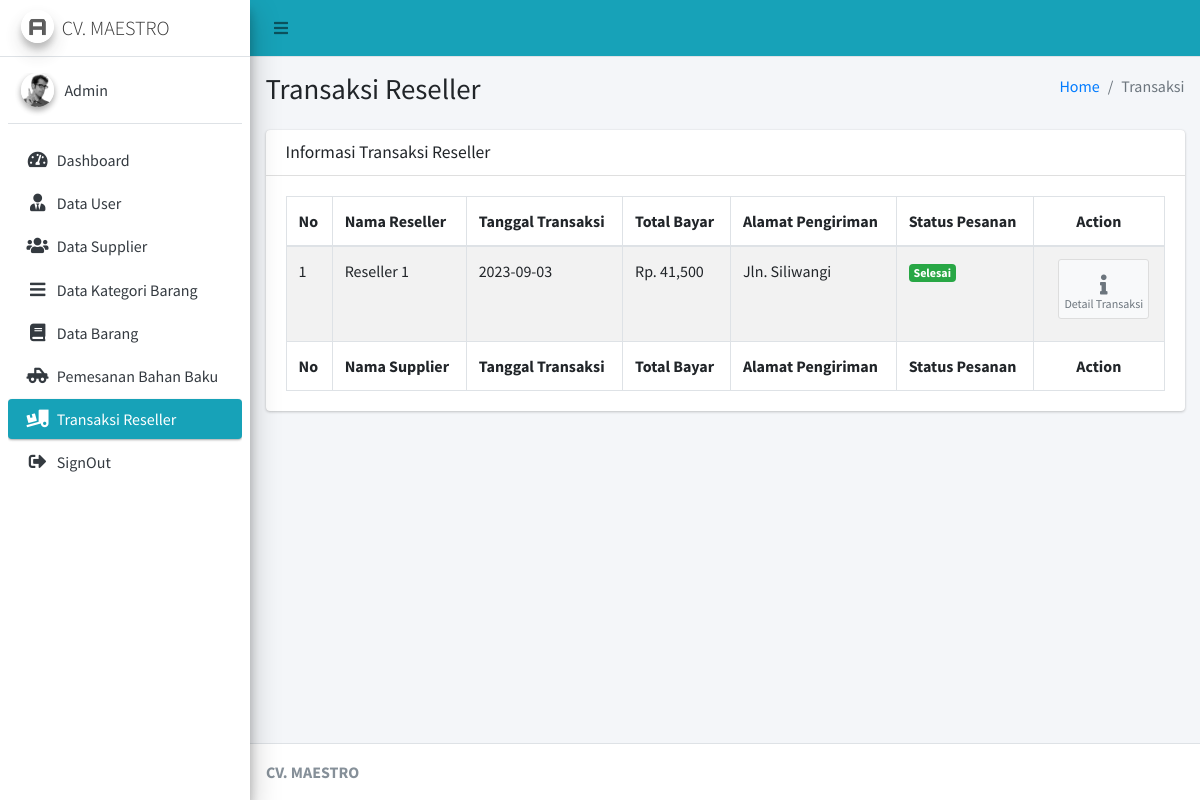
Before: /Admin/cTransaksiReseller (signed in) with the older database file.
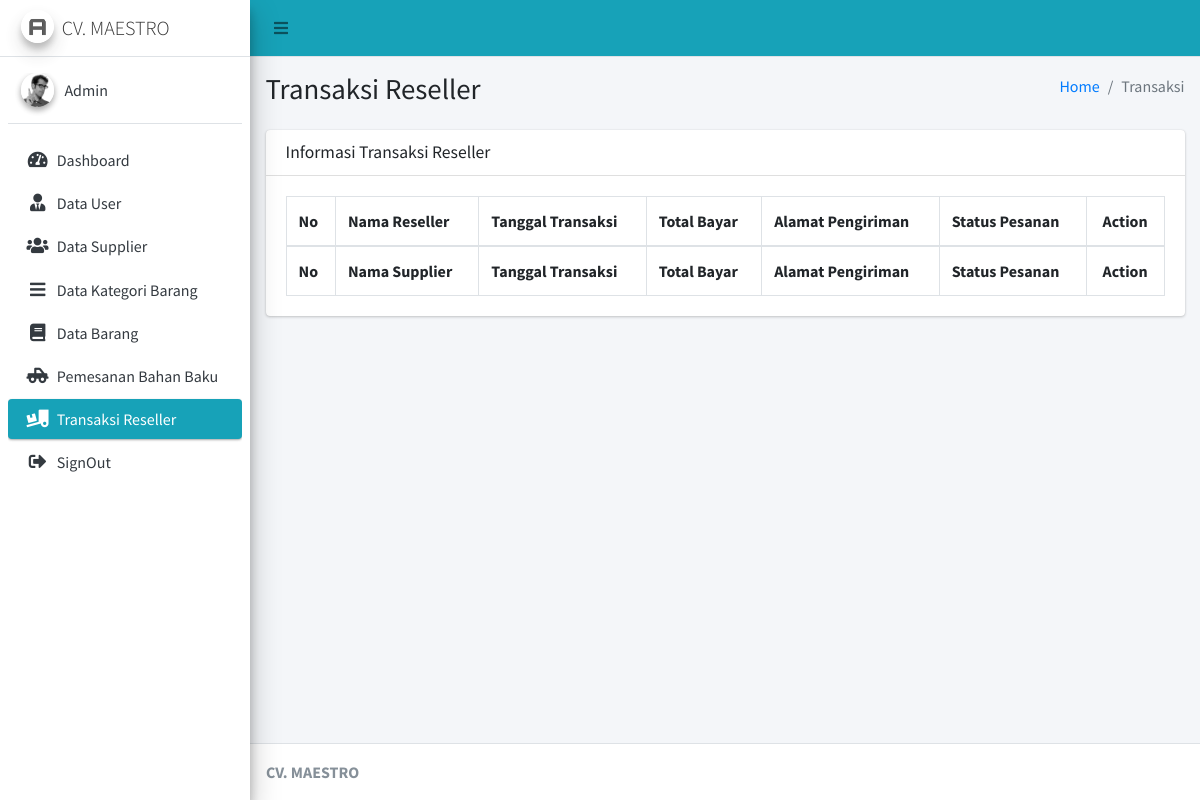
After: the same page with the newer database file.
### tables this page shows
CREATE TABLE `po_barang` (
  `id_po_bar` int(11) NOT NULL,
  `id_reseller` int(11) NOT NULL,
  `tgl_tran_bar` varchar(20) NOT NULL,
  `tot_bay_bar` varchar(20) NOT NULL,
  `stat_bay_bar` int(11) NOT NULL,
  `bukti_bay_bar` text NOT NULL,
  `stat_order_bar` int(11) NOT NULL,
  `alamat_kirim_bar` text NOT NULL
);

CREATE TABLE `reseller` (
  `id_reseller` int(11) NOT NULL,
  `nama_reseller` varchar(125) NOT NULL,
  `alamat_reseller` text NOT NULL,
  `no_hp_reseller` varchar(15) NOT NULL,
  `jk` varchar(20) NOT NULL,
  `username_reseller` varchar(50) NOT NULL,
  `password_reseller` varchar(50) NOT NULL
);

### application/controllers/Admin/cTransaksiReseller.php (called while the page is built, shortened)
<?php
class cTransaksiReseller extends CI_Controller
{
	public function __construct()
	{
		$this->load->model('mTransaksiReseller');
	}
	public function index()
	{
		$data = array(
			'transaksi' => $this->mTransaksiReseller->transaksi_admin()
		);
		$this->load->view('Admin/Layout/head');
		$this->load->view('Admin/Layout/aside');
		$this->load->view('Admin/TransaksiReseller/vTransaksi', $data);
		$this->load->view('Admin/Layout/footer');
	}
}

### index.php (called while the page is built, shortened)
<?php
require_once BASEPATH.'core/CodeIgniter.php';

### application/models/mTransaksiReseller.php (called while the page is built, shortened)
<?php
class mTransaksiReseller extends CI_Model
{
	public function transaksi_admin()
	{
		$this->db->select('*');
		$this->db->from('po_barang');
		$this->db->join('reseller', 'po_barang.id_reseller = reseller.id_reseller', 'left');
		return $this->db->get()->result();
	}
}

### application/views/Admin/TransaksiReseller/vTransaksi.php (the view, shortened to what this page needs)
<div class="content-wrapper">
	<section class="content-header">
		<div class="container-fluid">
			<div class="row mb-2">
				<div class="col-sm-6">
					<h1>Transaksi Reseller</h1>
				</div>
				<div class="col-sm-6">
					<ol class="breadcrumb float-sm-right">
						<li class="breadcrumb-item"><a href="#">Home</a></li>
						<li class="breadcrumb-item active">Transaksi</li>
					</ol>
				</div>
			</div>
		</div>
	</section>
	<section class="content">
		<div class="container-fluid">
			<div class="row">
				<div class="col-12">
					<div class="card">
						<div class="card-header">
							<h3 class="card-title">Informasi Transaksi Reseller</h3>
						</div>
						<div class="card-body">
							<table id="example1" class="table table-bordered table-striped">
								<thead>
									<tr>
										<th>No</th>
										<th>Nama Reseller</th>
										<th>Tanggal Transaksi</th>
										<th>Total Bayar</th>
										<th>Alamat Pengiriman</th>
										<th>Status Pesanan</th>
										<th class="text-center">Action</th>
									</tr>
								</thead>
								<tbody>
									<?php
									$no = 1;
									foreach ($transaksi as $key => $value) {
									?>
										<tr>
											<td><?= $no++ ?></td>
											<td><?= $value->nama_reseller ?></td>
											<td><?= $value->tgl_tran_bar ?></td>
											<td>Rp. <?= number_format($value->tot_bay_bar)  ?></td>
											<td><?= $value->alamat_kirim_bar ?></td>
											<td><?php
												if ($value->stat_order_bar == '0') {
												?>
													<span class="badge badge-danger">Belum Bayar</span>
												<?php
												} else if ($value->stat_order_bar == '1') {
												?>
													<span class="badge badge-warning">Menunggu Konfirmasi</span>
												<?php
												} else if ($value->stat_order_bar == '2') {
												?>
													<span class="badge badge-info">Pesanan Diproses</span>
												<?php
												} else if ($value->stat_order_bar == '3') {
												?>
													<span class="badge badge-primary">Pesanan Dikirim</span>
												<?php
												} else if ($value->stat_order_bar == '4') {
												?>
													<span class="badge badge-success">Selesai</span>
												<?php
												}
												?>
											</td>
											<td class="text-center"> <a href="<?= base_url('Admin/cTransaksiReseller/detail_transaksi/' . $value->id_po_bar) ?>" class="btn btn-app">
													<i class="fas fa-info"></i> Detail Transaksi
												</a> </td>
										</tr>
									<?php
									}
									?>
								</tbody>
								<tfoot>
									<tr>
										<th>No</th>
										<th>Nama Supplier</th>
										<th>Tanggal Transaksi</th>
										<th>Total Bayar</th>
										<th>Alamat Pengiriman</th>
										<th>Status Pesanan</th>
										<th class="text-center">Action</th>
									</tr>
								</tfoot>
							</table>
						</div>
					</div>
				</div>
			</div>
		</div>
	</section>
</div>

### application/views/Admin/Layout/head.php (shortened to what this page needs)
<!DOCTYPE html>
<html>
<head>
	<link rel="stylesheet" href="<?= base_url('asset/AdminLTE/') ?>plugins/fontawesome-free/css/all.min.css">
	<link rel="stylesheet" href="https://code.ionicframework.com/ionicons/2.0.1/css/ionicons.min.css">
	<link rel="stylesheet" href="<?= base_url('asset/AdminLTE/') ?>plugins/tempusdominus-bootstrap-4/css/tempusdominus-bootstrap-4.min.css">
	<link rel="stylesheet" href="<?= base_url('asset/AdminLTE/') ?>plugins/icheck-bootstrap/icheck-bootstrap.min.css">
	<link rel="stylesheet" href="<?= base_url('asset/AdminLTE/') ?>plugins/jqvmap/jqvmap.min.css">
	<link rel="stylesheet" href="<?= base_url('asset/AdminLTE/') ?>dist/css/adminlte.min.css">
	<link rel="stylesheet" href="<?= base_url('asset/AdminLTE/') ?>plugins/overlayScrollbars/css/OverlayScrollbars.min.css">
	<link rel="stylesheet" href="<?= base_url('asset/AdminLTE/') ?>plugins/daterangepicker/daterangepicker.css">
	<link rel="stylesheet" href="<?= base_url('asset/AdminLTE/') ?>plugins/summernote/summernote-bs4.css">
	<link rel="stylesheet" href="<?= base_url('asset/AdminLTE/') ?>plugins/datatables-bs4/css/dataTables.bootstrap4.min.css">
	<link rel="stylesheet" href="<?= base_url('asset/AdminLTE/') ?>plugins/datatables-responsive/css/responsive.bootstrap4.min.css">
</head>
<body class="hold-transition sidebar-mini layout-fixed">
	<div class="wrapper">
		<nav class="main-header navbar navbar-expand navbar-info navbar-light">
			<ul class="navbar-nav">
				<li class="nav-item">
					<a class="nav-link" data-widget="pushmenu" href="#" role="button"><i class="fas fa-bars"></i></a>
				</li>
			</ul>
		</nav>

### application/views/Admin/Layout/aside.php (shortened to what this page needs)
<aside class="main-sidebar sidebar-light-info elevation-4">
	<a href="index3.html" class="brand-link">
		<img src="<?= base_url('asset/AdminLTE/') ?>dist/img/AdminLTELogo.png" alt="AdminLTE Logo" class="brand-image img-circle elevation-3" style="opacity: .8">
		<span class="brand-text font-weight-light">CV. MAESTRO</span>
	</a>
	<div class="sidebar">
		<div class="user-panel mt-3 pb-3 mb-3 d-flex">
			<div class="image">
				<img src="<?= base_url('asset/AdminLTE/') ?>dist/img/user2-160x160.jpg" class="img-circle elevation-2" alt="User Image">
			</div>
			<div class="info">
				<a href="#" class="d-block">Admin</a>
			</div>
		</div>
		<nav class="mt-2">
			<ul class="nav nav-pills nav-sidebar flex-column" data-widget="treeview" role="menu" data-accordion="false">
				<li class="nav-item">
					<a href="<?= base_url('Admin/cDashboard') ?>" class="nav-link <?php if ($this->uri->segment(1) == 'Admin' && $this->uri->segment(2) == 'cDashboard') {
																						echo 'active';
																					}  ?>">
						<i class="nav-icon fas fa-tachometer-alt"></i>
						<p>Dashboard</p>
					</a>
				</li>
				<li class="nav-item">
					<a href="<?= base_url('Admin/cUser') ?>" class="nav-link <?php if ($this->uri->segment(1) == 'Admin' && $this->uri->segment(2) == 'cUser') {
																					echo 'active';
																				}  ?>">
						<i class="nav-icon fas fa-user-tie"></i>
						<p>Data User</p>
					</a>
				</li>
				<li class="nav-item">
					<a href="<?= base_url('Admin/cSupplier') ?>" class="nav-link <?php if ($this->uri->segment(1) == 'Admin' && $this->uri->segment(2) == 'cSupplier') {
																						echo 'active';
																					}  ?>">
						<i class="nav-icon fas fa-users"></i>
						<p>Data Supplier</p>
					</a>
				</li>
				<li class="nav-item">
					<a href="<?= base_url('Admin/cKategori') ?>" class="nav-link <?php if ($this->uri->segment(1) == 'Admin' && $this->uri->segment(2) == 'cKategori') {
																						echo 'active';
																					}  ?>">
						<i class="nav-icon fas fa-bars"></i>
						<p>Data Kategori Barang</p>
					</a>
				</li>
				<li class="nav-item">
					<a href="<?= base_url('Admin/cBarang') ?>" class="nav-link <?php if ($this->uri->segment(1) == 'Admin' && $this->uri->segment(2) == 'cBarang') {
																					echo 'active';
																				}  ?>">
						<i class="nav-icon fas fa-book"></i>
						<p>Data Barang</p>
					</a>
				</li>
				<li class="nav-item">
					<a href="<?= base_url('Admin/cTransaksi') ?>" class="nav-link <?php if ($this->uri->segment(1) == 'Admin' && $this->uri->segment(2) == 'cTransaksi') {
																						echo 'active';
																					}  ?>">
						<i class="nav-icon fas fa-truck-pickup"></i>
						<p>Pemesanan Bahan Baku</p>
					</a>
				</li>
				<li class="nav-item">
					<a href="<?= base_url('Admin/cTransaksiReseller') ?>" class="nav-link <?php if ($this->uri->segment(1) == 'Admin' && $this->uri->segment(2) == 'cTransaksiReseller') {
																								echo 'active';
																							}  ?>">
						<i class="nav-icon fas fa-truck-loading"></i>
						<p>Transaksi Reseller
							?></p>
					</a>
				</li>
				<li class="nav-item">
					<a href="<?= base_url('cLogin/logout') ?>" class="nav-link">
						<i class="nav-icon fas fa-sign-out-alt"></i>
						<p>SignOut</p>
					</a>
				</li>
			</ul>
		</nav>
	</div>
</aside>

### application/views/Admin/Layout/footer.php (shortened to what this page needs)
<footer class="main-footer">
	<strong>CV. MAESTRO</strong>
</footer>
</div>
</body>
</html>

Changed rows visible on the page:
removed po_barang: id_reseller.nama_reseller "Reseller 1", tgl_tran_bar "2023-09-03", tot_bay_bar "41,500", alamat_kirim_bar "Jln. Siliwangi", stat_order_bar "Selesai"
